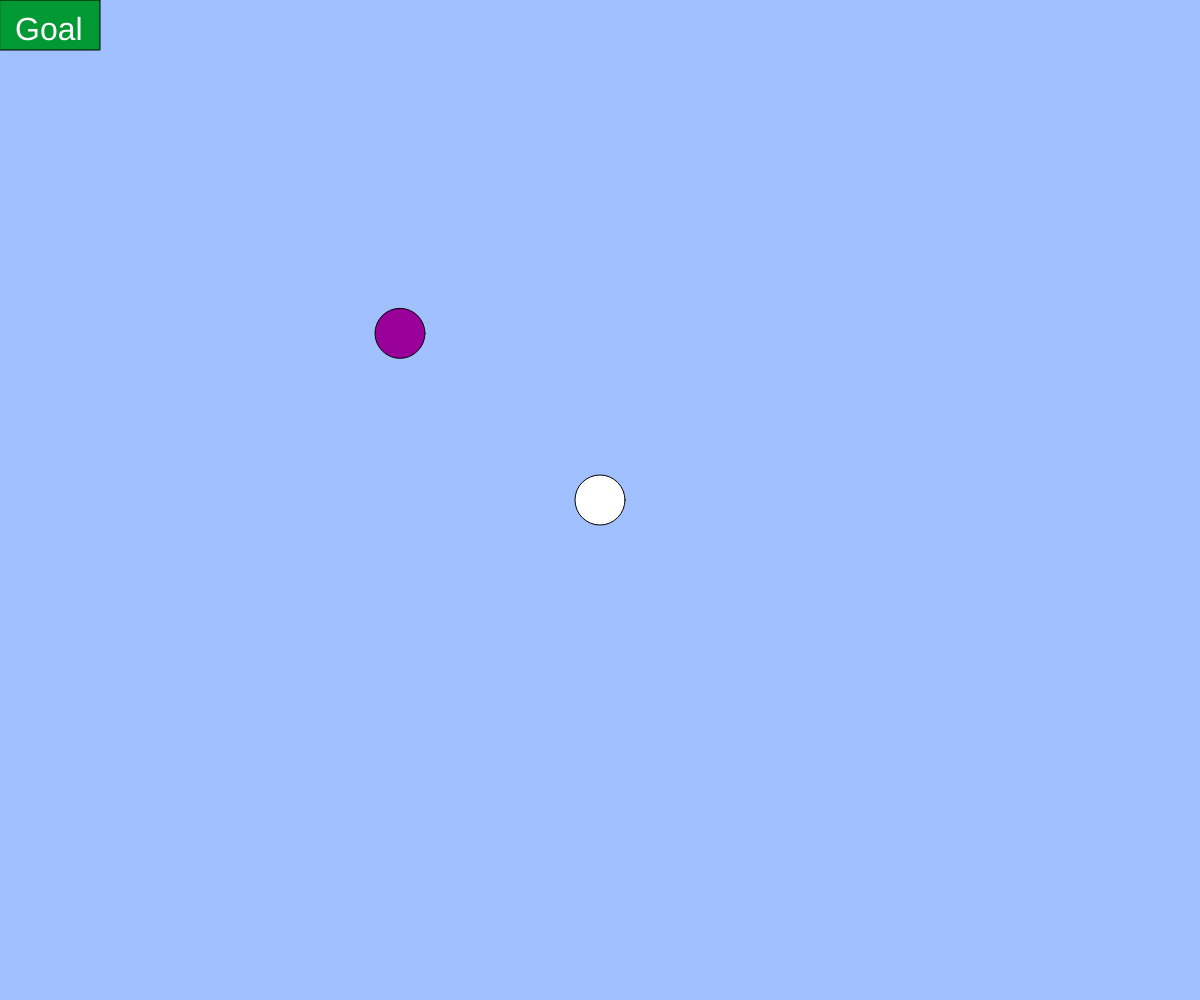
Frame 1 (no input)
Frame 60 (no input): identical to frame 1, image omitted
Frame 120 (the mouse pressed at the canvas centre since frame 60): identical to frame 1, image omitted

The p5.js sketch that drew this single still picture (run headless with seeded random() and noise() and a simulated clock; from frame 60 on, the mouse is pressed at the canvas centre):

// p5.js sketch
// ── sketch.js
// 最終課題を制作しよう

let x, y, x1, y1, vx, vy, vx1, vy1;

let grabbed;
function setup(){
  createCanvas(windowWidth, windowHeight);
  reset();
  reset1();
}

function reset(){
  x = width / 2;
  y = height / 2;
  vx = 0;
  vy = 0;
  grabbed = false;
}

function reset1(){
  x1 = width / 3;
  y1 = height / 3;
  vx1 = 0;
  vy1 = 0;
}

function draw(){
  background(160, 192, 255);
  fill(153, 0, 153);
    ellipse(x1, y1, 50);
  fill(255);
    ellipse(x, y, 50);
  if(!grabbed){
    x += vx;
    y += vy;
    x1 += vx1;
    y1 += vy1;
  }

  if(x - x1 < 50 && x1- x < 50 && y - y1 < 50 && y1 - y < 50){
    vx1 = 0.8 * vx;
    vy1 = -0.6 * vy;
  }

  if(x < 0 || x > width){
    vx = - 0.8 * vx;
  }

  if(x1 < 50 && x1 >= 0 && y1 >= 0 && y1 < 25){
    vx1 = 0;
    vy1 = 0;
    text('you win !', 200, 200);
  }

  if(y < 0 || y > height){ vy = - 0.8 * vy; }
  if(x1 < 0 || x1 > width){ vx1 = - 0.8 * vx1; }
  if(y1 < 0 || y1 > height){ vy1 = - 0.8 * vy1; }

  x = constrain(x, 0, width);
  y = constrain(y, 0, height);
  x1 = constrain(x1, 0, width);
  y1 = constrain(y1, 0, height);

  fill(0, 153, 51);
  rect(0, 0, 100, 50);
  fill(255);
  textSize(32);
  text('Goal', 15, 40);
}

function keyPressed(){
 if(key == " "){
   reset();
 }
 if(key == " "){
   reset1();
 }
}

function mousePressed(){
grabbed = dist(mouseX, mouseY, x, y) < 30;
}

function mouseDragged(){
if(grabbed){
x = mouseX;
y = mouseY;
}
}

function mouseReleased(){
if(grabbed){
grabbed = false;
vx = mouseX - pmouseX;
vy = mouseY - pmouseY;
}
}

function windowResized(){
  resizeCanvas(windowWidth, windowHeight);
}
